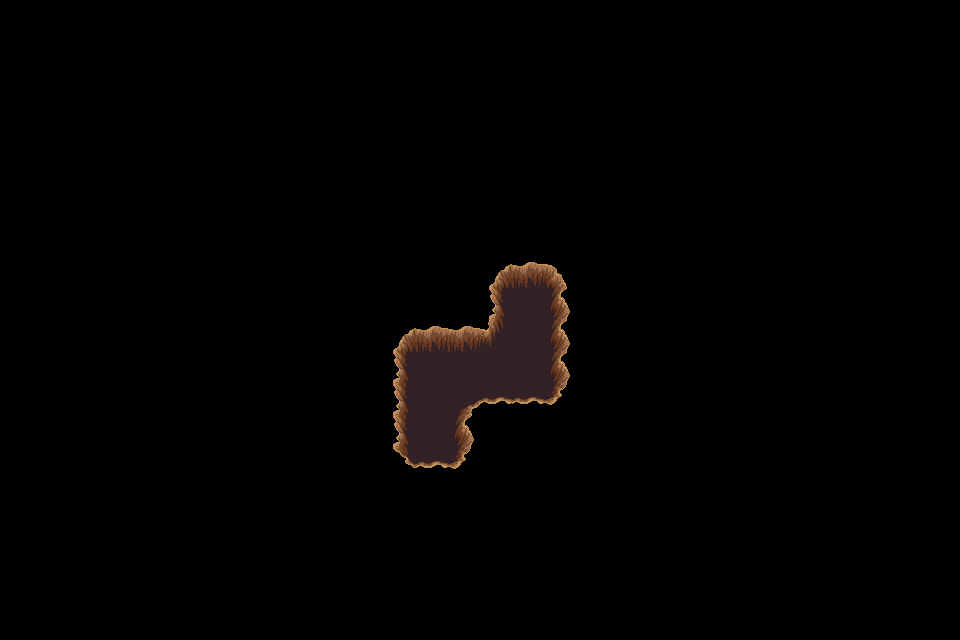

Tiled map render using the project's own tile images. Description and the whole map definition, tile-layer contents included, below:
An orthogonal 30x20 tile map with 32x32 px tiles, 1 tile layer (trou), 2 tilesets.

<map version="1.4" tiledversion="1.4.3" orientation="orthogonal" renderorder="right-down" width="30" height="20" tilewidth="32" tileheight="32" infinite="0" nextlayerid="9" nextobjectid="1">
 <tileset firstgid="1" source="../../dungeon_green.tsx" />
 <tileset firstgid="530" source="../../dungeon.tsx" />
 <layer id="8" name="trou" width="30" height="20">
  <data encoding="csv">
0,0,0,0,0,0,0,0,0,0,0,0,0,0,0,0,0,0,0,0,0,0,0,0,0,0,0,0,0,0,
0,0,0,0,0,0,0,0,0,0,0,0,0,0,0,0,0,0,0,0,0,0,0,0,0,0,0,0,0,0,
0,0,0,0,0,0,0,0,0,0,0,0,0,0,0,0,0,0,0,0,0,0,0,0,0,0,0,0,0,0,
0,0,0,0,0,0,0,0,0,0,0,0,0,0,0,0,0,0,0,0,0,0,0,0,0,0,0,0,0,0,
0,0,0,0,0,0,0,0,0,0,0,0,0,0,0,0,0,0,0,0,0,0,0,0,0,0,0,0,0,0,
0,0,0,0,0,0,0,0,0,0,0,0,0,0,0,0,0,0,0,0,0,0,0,0,0,0,0,0,0,0,
0,0,0,0,0,0,0,0,0,0,0,0,0,0,0,0,0,0,0,0,0,0,0,0,0,0,0,0,0,0,
0,0,0,0,0,0,0,0,0,0,0,0,0,0,0,0,0,0,0,0,0,0,0,0,0,0,0,0,0,0,
0,0,0,0,0,0,0,0,0,0,0,0,0,0,0,432,433,434,0,0,0,0,0,0,0,0,0,0,0,0,
0,0,0,0,0,0,0,0,0,0,0,0,0,0,0,455,456,457,0,0,0,0,0,0,0,0,0,0,0,0,
0,0,0,0,0,0,0,0,0,0,0,0,432,433,433,411,456,457,0,0,0,0,0,0,0,0,0,0,0,0,
0,0,0,0,0,0,0,0,0,0,0,0,455,456,456,456,456,457,0,0,0,0,0,0,0,0,0,0,0,0,
0,0,0,0,0,0,0,0,0,0,0,0,455,456,387,479,479,480,0,0,0,0,0,0,0,0,0,0,0,0,
0,0,0,0,0,0,0,0,0,0,0,0,455,456,457,0,0,0,0,0,0,0,0,0,0,0,0,0,0,0,
0,0,0,0,0,0,0,0,0,0,0,0,478,479,480,0,0,0,0,0,0,0,0,0,0,0,0,0,0,0,
0,0,0,0,0,0,0,0,0,0,0,0,0,0,0,0,0,0,0,0,0,0,0,0,0,0,0,0,0,0,
0,0,0,0,0,0,0,0,0,0,0,0,0,0,0,0,0,0,0,0,0,0,0,0,0,0,0,0,0,0,
0,0,0,0,0,0,0,0,0,0,0,0,0,0,0,0,0,0,0,0,0,0,0,0,0,0,0,0,0,0,
0,0,0,0,0,0,0,0,0,0,0,0,0,0,0,0,0,0,0,0,0,0,0,0,0,0,0,0,0,0,
0,0,0,0,0,0,0,0,0,0,0,0,0,0,0,0,0,0,0,0,0,0,0,0,0,0,0,0,0,0
</data>
 </layer>
</map>
